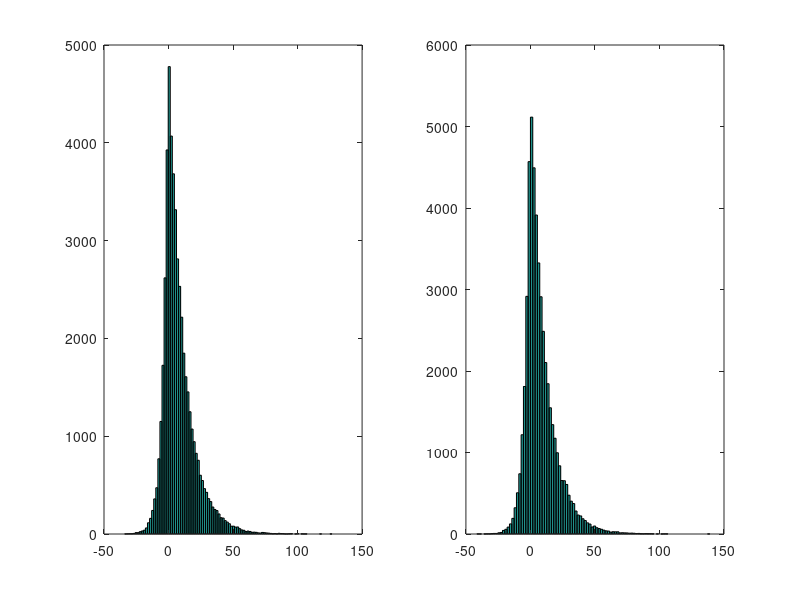
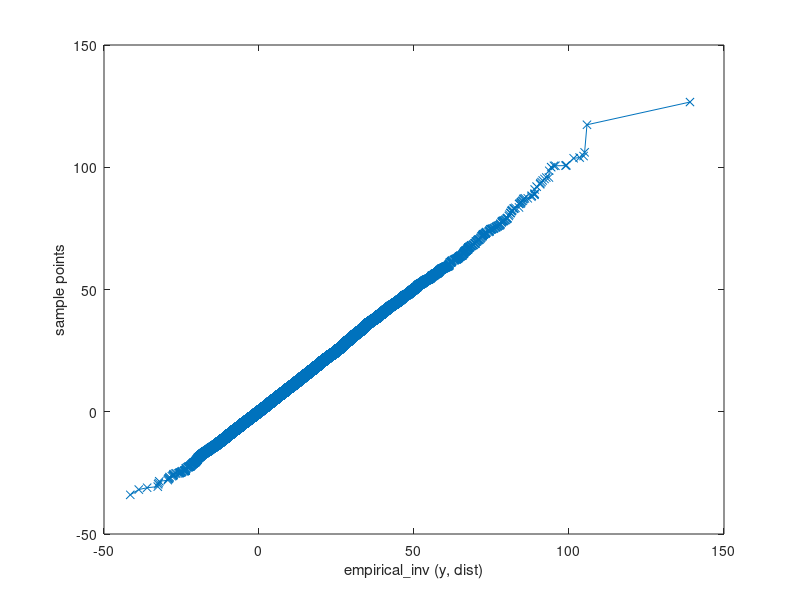

Write the MATLAB code that produced these figures, in order.
clear all
% close all
clc

sigma=3;
alpha=0.25;

N=50000;
%richards simulations
u=rand(N,1); e=zeros(size(u));
e(u<alpha)=sigma/(1-alpha).*log(u(u<alpha)/alpha);
e(u>alpha)=sigma/alpha.*log((1-alpha)./(1-u(u>alpha)));

%my simulations
u=rand(N,1); w=-log(1-u);
z=randn(N,1);
e2=((1-2*alpha)/(alpha*(1-alpha)))*sigma*w+...
                        sqrt(2*w/(alpha*(1-alpha)))*sigma.*z;

%compare distributions                    
figure; subplot(121); hist(e,100); subplot(122); hist(e2,100)
figure; qqplot(e,e2)
disp([mean(e) mean(e2)]); 
disp([std(e) std(e2)]);
disp([skewness(e) skewness(e2)]);
disp([kurtosis(e) kurtosis(e2)]);